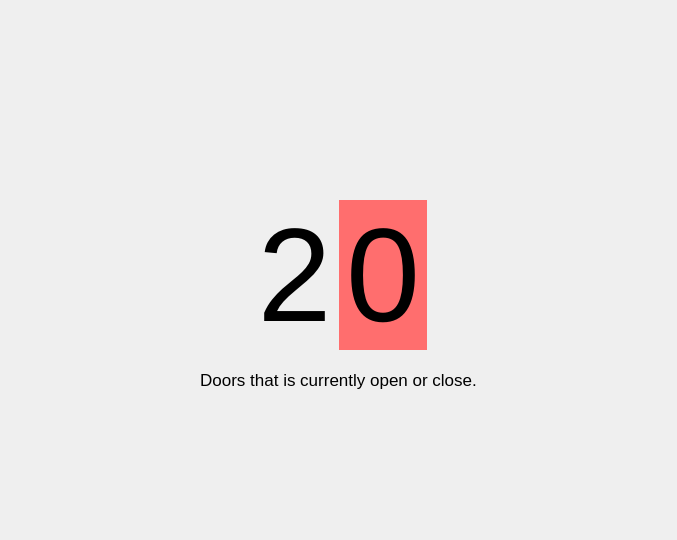
         <widget class="QWidget" name="doorpage">
          <layout class="QGridLayout" name="gridLayout_11" rowstretch="0,1,0,0" rowminimumheight="0,0,1,0">
           <property name="leftMargin">
            <number>200</number>
           </property>
           <property name="topMargin">
            <number>0</number>
           </property>
           <property name="rightMargin">
            <number>200</number>
           </property>
           <property name="bottomMargin">
            <number>0</number>
           </property>
           <property name="spacing">
            <number>0</number>
           </property>
           <item row="0" column="0">
            <spacer name="verticalSpacer_13">
             <property name="orientation">
              <enum>Qt::Vertical</enum>
             </property>
             <property name="sizeHint" stdset="0">
              <size>
               <width>20</width>
               <height>130</height>
              </size>
             </property>
            </spacer>
           </item>
           <item row="1" column="0">
            <layout class="QVBoxLayout" name="verticalLayout_14">
             <property name="spacing">
              <number>0</number>
             </property>
             <item>
              <widget class="QLabel" name="doorlabel_19">
               <property name="sizePolicy">
                <sizepolicy hsizetype="Minimum" vsizetype="Minimum">
                 <horstretch>0</horstretch>
                 <verstretch>0</verstretch>
                </sizepolicy>
               </property>
               <property name="minimumSize">
                <size>
                 <width>200</width>
                 <height>70</height>
                </size>
               </property>
               <property name="text">
                <string/>
               </property>
               <property name="pixmap">
                <pixmap resource="resource.qrc">:/icons/icon/door.png</pixmap>
               </property>
               <property name="alignment">
                <set>Qt::AlignCenter</set>
               </property>
              </widget>
             </item>
             <item>
              <layout class="QHBoxLayout" name="horizontalLayout_11">
               <property name="spacing">
                <number>0</number>
               </property>
               <item>
                <widget class="QLabel" name="doorimageplugin_4">
                 <property name="sizePolicy">
                  <sizepolicy hsizetype="Minimum" vsizetype="Expanding">
                   <horstretch>0</horstretch>
                   <verstretch>0</verstretch>
                  </sizepolicy>
                 </property>
                 <property name="maximumSize">
                  <size>
                   <width>50</width>
                   <height>16777215</height>
                  </size>
                 </property>
                 <property name="text">
                  <string/>
                 </property>
                 <property name="pixmap">
                  <pixmap resource="resource.qrc">:/icons/icon/icons8-door-50.png</pixmap>
                 </property>
                 <property name="alignment">
                  <set>Qt::AlignCenter</set>
                 </property>
                </widget>
               </item>
               <item>
                <widget class="QLabel" name="doorcounter_7">
                 <property name="font">
                  <font>
                   <pointsize>100</pointsize>
                  </font>
                 </property>
                 <property name="text">
                  <string>2</string>
                 </property>
                 <property name="alignment">
                  <set>Qt::AlignCenter</set>
                 </property>
                </widget>
               </item>
               <item>
                <widget class="QLabel" name="doorcounter_8">
                 <property name="font">
                  <font>
                   <pointsize>100</pointsize>
                  </font>
                 </property>
                 <property name="styleSheet">
                  <string notr="true">background-color: rgb(255, 110, 110);
</string>
                 </property>
                 <property name="text">
                  <string>0</string>
                 </property>
                 <property name="alignment">
                  <set>Qt::AlignCenter</set>
                 </property>
                </widget>
               </item>
               <item>
                <widget class="QLabel" name="doorplugoff_4">
                 <property name="sizePolicy">
                  <sizepolicy hsizetype="Minimum" vsizetype="Expanding">
                   <horstretch>0</horstretch>
                   <verstretch>0</verstretch>
                  </sizepolicy>
                 </property>
                 <property name="minimumSize">
                  <size>
                   <width>0</width>
                   <height>0</height>
                  </size>
                 </property>
                 <property name="maximumSize">
                  <size>
                   <width>50</width>
                   <height>16777215</height>
                  </size>
                 </property>
                 <property name="text">
                  <string/>
                 </property>
                 <property name="pixmap">
                  <pixmap resource="resource.qrc">:/icons/icon/icons8-door-50 (4).png</pixmap>
                 </property>
                 <property name="alignment">
                  <set>Qt::AlignCenter</set>
                 </property>
                </widget>
               </item>
              </layout>
             </item>
            </layout>
           </item>
           <item row="2" column="0">
            <widget class="QLabel" name="doorlabel_4">
             <property name="sizePolicy">
              <sizepolicy hsizetype="Minimum" vsizetype="Minimum">
               <horstretch>0</horstretch>
               <verstretch>0</verstretch>
              </sizepolicy>
             </property>
             <property name="minimumSize">
              <size>
               <width>0</width>
               <height>60</height>
              </size>
             </property>
             <property name="font">
              <font>
               <pointsize>13</pointsize>
              </font>
             </property>
             <property name="text">
              <string>Doors that is currently open or close.</string>
             </property>
             <property name="alignment">
              <set>Qt::AlignCenter</set>
             </property>
            </widget>
           </item>
           <item row="3" column="0">
            <spacer name="verticalSpacer_12">
             <property name="orientation">
              <enum>Qt::Vertical</enum>
             </property>
             <property name="sizeHint" stdset="0">
              <size>
               <width>20</width>
               <height>130</height>
              </size>
             </property>
            </spacer>
           </item>
          </layout>
         </widget>
